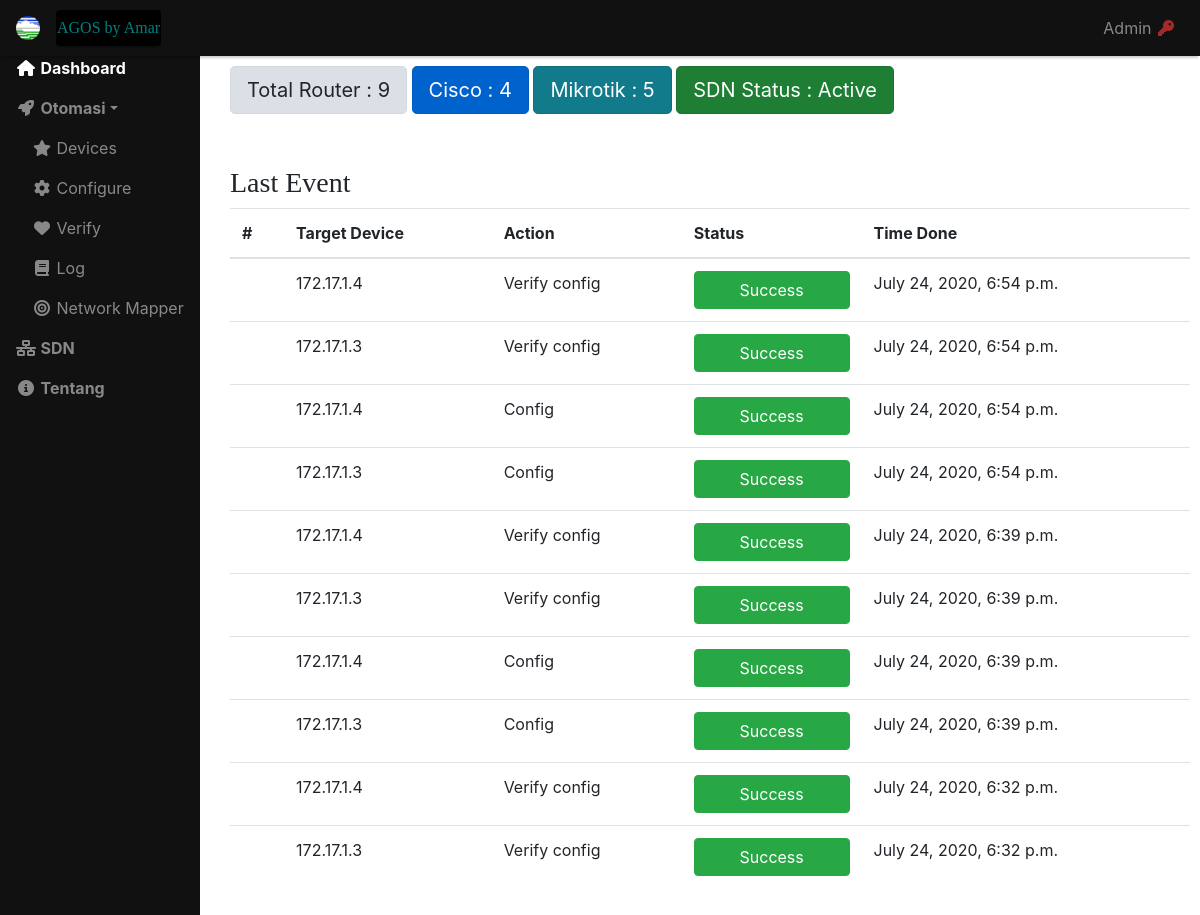
The page / on the database its author committed.
### tomatis/models.py (models this page shows, shortened)
class Log(models.Model):
	target = models.CharField(max_length=255)
	action = models.CharField(max_length=255)
	status = models.CharField(max_length=255)
	time = models.DateTimeField(null=True)
	messages = models.CharField(max_length=255, blank=True)

### tomatis/views.py (the view)
# urls.py: path('', views.index, name='index'),
def index(request):
	all_device = Device.objects.all()
	cisco_device = Device.objects.filter(vendor="cisco")
	mikrotik_device = Device.objects.filter(vendor="mikrotik")
	last_event = Log.objects.all().order_by('-id')[:10]
	nm = nmap.PortScanner()
	result = nm.scan('127.0.0.1', '8181')
	portopen =  nm['127.0.0.1']['tcp'][8181]['state']
	context = {
		'name': 'amar',
		'ip': 8080,
		'all_device' : len(all_device),
		'cisco_device' : len(cisco_device),
		'mikrotik_device' : len(mikrotik_device),
		'last_event': last_event,
		'sdnweb' : portopen,
	}
	return render(request ,'index.html', context)

### templates/index.html (shortened to what this page needs)
{% extends 'main_template.html' %}
{% load django_bootstrap_breadcrumbs %}
{% block content %}
<a href="#" class="btn btn-light btn-lg active mb-5" role="button" aria-pressed="true">Total Router : {{all_device}}</a>
<a href="#" class="btn btn-primary btn-lg active mb-5" role="button" aria-pressed="true">Cisco : {{cisco_device}}</a>
<a href="#" class="btn btn-info btn-lg active mb-5" role="button" aria-pressed="true">Mikrotik : {{mikrotik_device}}</a>
{% if sdnweb == "closed" %}
<button class="btn btn-dark btn-lg active mb-5" role="button"> SDN Status : Deactive </button>
{% else %}
<button class="btn btn-success btn-lg active mb-5" role="button"> SDN Status : Active </button>
{% endif %}
<h3 class="mt-1" style="font-family: verdana;">Last Event</h3>
<table class="table">
    <thead>
        <tr>
            <th>#</th>
            <th>Target Device</th>
            <th>Action</th>
            <th>Status</th>
            <th>Time Done</th>
        </tr>
    </thead>
    <tbody>
    	{% for log in last_event %}
        <tr>
                <td></td>
                <td>{{ log.target }}</td>
                <td>{{ log.action }}</td>
                {% if log.status == "Success" %}
                <td><button class="btn btn-success btn-block">{{ log.status }}</button></td>
                {% else %}
                <td><button class="btn btn-danger btn-block">{{ log.status }}</button></td>
                {% endif %}
                <td>{{ log.time }}</td>
            </tr>
        {% endfor %}
    </tbody>
</table>
{%endblock%}

### rows shown on the page
Log: target "172.17.1.4", action "Verify config", status "Success", time "July 24, 2020, 6:54 p.m."
Log: target "172.17.1.3", action "Verify config", status "Success", time "July 24, 2020, 6:54 p.m."
Log: target "172.17.1.4", action "Config", status "Success", time "July 24, 2020, 6:54 p.m."
Log: target "172.17.1.3", action "Config", status "Success", time "July 24, 2020, 6:54 p.m."
Log: target "172.17.1.4", action "Verify config", status "Success", time "July 24, 2020, 6:39 p.m."
Log: target "172.17.1.3", action "Verify config", status "Success", time "July 24, 2020, 6:39 p.m."
Log: target "172.17.1.4", action "Config", status "Success", time "July 24, 2020, 6:39 p.m."
Log: target "172.17.1.3", action "Config", status "Success", time "July 24, 2020, 6:39 p.m."
Log: target "172.17.1.4", action "Verify config", status "Success", time "July 24, 2020, 6:32 p.m."
Log: target "172.17.1.3", action "Verify config", status "Success", time "July 24, 2020, 6:32 p.m."

### other values the page prints
{{ all_device }} "9"
{{ cisco_device }} "4"
{{ mikrotik_device }} "5"
